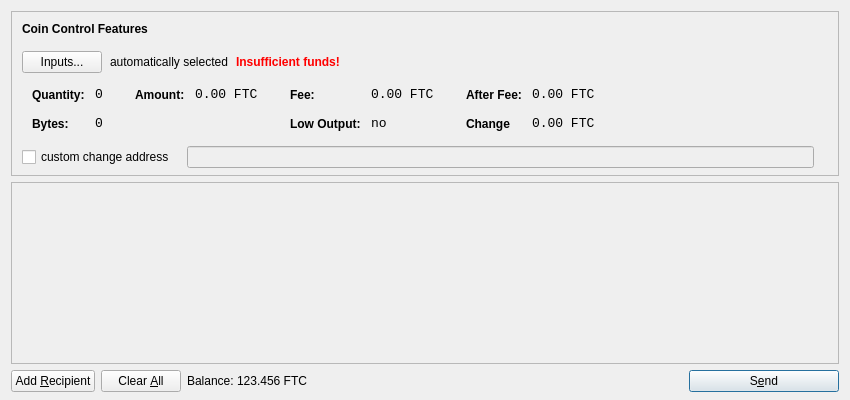
<?xml version="1.0" encoding="UTF-8"?>
<ui version="4.0">
 <class>SendCoinsDialog</class>
 <widget class="QDialog" name="SendCoinsDialog">
  <property name="geometry">
   <rect>
    <x>0</x>
    <y>0</y>
    <width>850</width>
    <height>400</height>
   </rect>
  </property>
  <property name="windowTitle">
   <string>Send Coins</string>
  </property>
  <layout class="QVBoxLayout" name="verticalLayout" stretch="0,1,0">
   <property name="bottomMargin">
    <number>8</number>
   </property>
   <item>
    <widget class="QFrame" name="frameCoinControl">
     <property name="sizePolicy">
      <sizepolicy hsizetype="Expanding" vsizetype="Expanding">
       <horstretch>0</horstretch>
       <verstretch>0</verstretch>
      </sizepolicy>
     </property>
     <property name="maximumSize">
      <size>
       <width>16777215</width>
       <height>16777215</height>
      </size>
     </property>
     <property name="frameShape">
      <enum>QFrame::StyledPanel</enum>
     </property>
     <property name="frameShadow">
      <enum>QFrame::Sunken</enum>
     </property>
     <layout class="QVBoxLayout" name="verticalLayoutCoinControl2">
      <property name="spacing">
       <number>-1</number>
      </property>
      <property name="leftMargin">
       <number>0</number>
      </property>
      <property name="topMargin">
       <number>0</number>
      </property>
      <property name="rightMargin">
       <number>0</number>
      </property>
      <property name="bottomMargin">
       <number>6</number>
      </property>
      <item>
       <layout class="QVBoxLayout" name="verticalLayoutCoinControl" stretch="0,0,0,0,1">
        <property name="spacing">
         <number>0</number>
        </property>
        <property name="leftMargin">
         <number>10</number>
        </property>
        <property name="topMargin">
         <number>10</number>
        </property>
        <item>
         <layout class="QHBoxLayout" name="horizontalLayoutCoinControl1">
          <property name="bottomMargin">
           <number>15</number>
          </property>
          <item>
           <widget class="QLabel" name="labelCoinControlFeatures">
            <property name="sizePolicy">
             <sizepolicy hsizetype="Preferred" vsizetype="Maximum">
              <horstretch>0</horstretch>
              <verstretch>0</verstretch>
             </sizepolicy>
            </property>
            <property name="font">
             <font>
              <weight>75</weight>
              <bold>true</bold>
             </font>
            </property>
            <property name="styleSheet">
             <string notr="true">font-weight:bold;</string>
            </property>
            <property name="text">
             <string>Coin Control Features</string>
            </property>
           </widget>
          </item>
         </layout>
        </item>
        <item>
         <layout class="QHBoxLayout" name="horizontalLayoutCoinControl2" stretch="0,0,0,0">
          <property name="spacing">
           <number>8</number>
          </property>
          <property name="bottomMargin">
           <number>10</number>
          </property>
          <item>
           <widget class="QPushButton" name="pushButtonCoinControl">
            <property name="styleSheet">
             <string notr="true"/>
            </property>
            <property name="text">
             <string>Inputs...</string>
            </property>
           </widget>
          </item>
          <item>
           <widget class="QLabel" name="labelCoinControlAutomaticallySelected">
            <property name="text">
             <string>automatically selected</string>
            </property>
            <property name="margin">
             <number>5</number>
            </property>
           </widget>
          </item>
          <item>
           <widget class="QLabel" name="labelCoinControlInsuffFunds">
            <property name="font">
             <font>
              <weight>75</weight>
              <bold>true</bold>
             </font>
            </property>
            <property name="styleSheet">
             <string notr="true">color:red;font-weight:bold;</string>
            </property>
            <property name="text">
             <string>Insufficient funds!</string>
            </property>
            <property name="margin">
             <number>5</number>
            </property>
           </widget>
          </item>
          <item>
           <spacer name="horizontalSpacerCoinControl">
            <property name="orientation">
             <enum>Qt::Horizontal</enum>
            </property>
            <property name="sizeHint" stdset="0">
             <size>
              <width>40</width>
              <height>1</height>
             </size>
            </property>
           </spacer>
          </item>
         </layout>
        </item>
        <item>
         <widget class="QWidget" name="widgetCoinControl" native="true">
          <property name="sizePolicy">
           <sizepolicy hsizetype="Preferred" vsizetype="Preferred">
            <horstretch>0</horstretch>
            <verstretch>0</verstretch>
           </sizepolicy>
          </property>
          <property name="minimumSize">
           <size>
            <width>0</width>
            <height>0</height>
           </size>
          </property>
          <property name="styleSheet">
           <string notr="true"/>
          </property>
          <layout class="QHBoxLayout" name="horizontalLayoutCoinControl5">
           <property name="margin">
            <number>0</number>
           </property>
           <item>
            <layout class="QHBoxLayout" name="horizontalLayoutCoinControl3" stretch="0,0,0,1">
             <property name="spacing">
              <number>20</number>
             </property>
             <property name="topMargin">
              <number>0</number>
             </property>
             <property name="bottomMargin">
              <number>10</number>
             </property>
             <item>
              <layout class="QFormLayout" name="formLayoutCoinControl1">
               <property name="horizontalSpacing">
                <number>10</number>
               </property>
               <property name="verticalSpacing">
                <number>14</number>
               </property>
               <property name="leftMargin">
                <number>10</number>
               </property>
               <property name="topMargin">
                <number>4</number>
               </property>
               <property name="rightMargin">
                <number>6</number>
               </property>
               <item row="0" column="0">
                <widget class="QLabel" name="labelCoinControlQuantityText">
                 <property name="styleSheet">
                  <string notr="true">font-weight:bold;</string>
                 </property>
                 <property name="text">
                  <string>Quantity:</string>
                 </property>
                 <property name="margin">
                  <number>0</number>
                 </property>
                </widget>
               </item>
               <item row="0" column="1">
                <widget class="QLabel" name="labelCoinControlQuantity">
                 <property name="font">
                  <font>
                   <family>Monospace</family>
                   <pointsize>10</pointsize>
                  </font>
                 </property>
                 <property name="cursor">
                  <cursorShape>IBeamCursor</cursorShape>
                 </property>
                 <property name="contextMenuPolicy">
                  <enum>Qt::ActionsContextMenu</enum>
                 </property>
                 <property name="text">
                  <string>0</string>
                 </property>
                 <property name="margin">
                  <number>0</number>
                 </property>
                 <property name="textInteractionFlags">
                  <set>Qt::LinksAccessibleByMouse|Qt::TextSelectableByKeyboard|Qt::TextSelectableByMouse</set>
                 </property>
                </widget>
               </item>
               <item row="1" column="0">
                <widget class="QLabel" name="labelCoinControlBytesText">
                 <property name="styleSheet">
                  <string notr="true">font-weight:bold;</string>
                 </property>
                 <property name="text">
                  <string>Bytes:</string>
                 </property>
                </widget>
               </item>
               <item row="1" column="1">
                <widget class="QLabel" name="labelCoinControlBytes">
                 <property name="font">
                  <font>
                   <family>Monospace</family>
                   <pointsize>10</pointsize>
                  </font>
                 </property>
                 <property name="cursor">
                  <cursorShape>IBeamCursor</cursorShape>
                 </property>
                 <property name="contextMenuPolicy">
                  <enum>Qt::ActionsContextMenu</enum>
                 </property>
                 <property name="text">
                  <string>0</string>
                 </property>
                 <property name="textInteractionFlags">
                  <set>Qt::LinksAccessibleByMouse|Qt::TextSelectableByKeyboard|Qt::TextSelectableByMouse</set>
                 </property>
                </widget>
               </item>
              </layout>
             </item>
             <item>
              <layout class="QFormLayout" name="formLayoutCoinControl2">
               <property name="horizontalSpacing">
                <number>10</number>
               </property>
               <property name="verticalSpacing">
                <number>14</number>
               </property>
               <property name="leftMargin">
                <number>6</number>
               </property>
               <property name="topMargin">
                <number>4</number>
               </property>
               <property name="rightMargin">
                <number>6</number>
               </property>
               <item row="0" column="0">
                <widget class="QLabel" name="labelCoinControlAmountText">
                 <property name="styleSheet">
                  <string notr="true">font-weight:bold;</string>
                 </property>
                 <property name="text">
                  <string>Amount:</string>
                 </property>
                 <property name="margin">
                  <number>0</number>
                 </property>
                </widget>
               </item>
               <item row="0" column="1">
                <widget class="QLabel" name="labelCoinControlAmount">
                 <property name="font">
                  <font>
                   <family>Monospace</family>
                   <pointsize>10</pointsize>
                  </font>
                 </property>
                 <property name="cursor">
                  <cursorShape>IBeamCursor</cursorShape>
                 </property>
                 <property name="contextMenuPolicy">
                  <enum>Qt::ActionsContextMenu</enum>
                 </property>
                 <property name="text">
                  <string notr="true">0.00 FTC</string>
                 </property>
                 <property name="textInteractionFlags">
                  <set>Qt::LinksAccessibleByMouse|Qt::TextSelectableByKeyboard|Qt::TextSelectableByMouse</set>
                 </property>
                </widget>
               </item>
              </layout>
             </item>
             <item>
              <layout class="QFormLayout" name="formLayoutCoinControl3">
               <property name="horizontalSpacing">
                <number>10</number>
               </property>
               <property name="verticalSpacing">
                <number>14</number>
               </property>
               <property name="leftMargin">
                <number>6</number>
               </property>
               <property name="topMargin">
                <number>4</number>
               </property>
               <property name="rightMargin">
                <number>6</number>
               </property>
               <item row="0" column="0">
                <widget class="QLabel" name="labelCoinControlFeeText">
                 <property name="styleSheet">
                  <string notr="true">font-weight:bold;</string>
                 </property>
                 <property name="text">
                  <string>Fee:</string>
                 </property>
                 <property name="margin">
                  <number>0</number>
                 </property>
                </widget>
               </item>
               <item row="0" column="1">
                <widget class="QLabel" name="labelCoinControlFee">
                 <property name="font">
                  <font>
                   <family>Monospace</family>
                   <pointsize>10</pointsize>
                  </font>
                 </property>
                 <property name="cursor">
                  <cursorShape>IBeamCursor</cursorShape>
                 </property>
                 <property name="contextMenuPolicy">
                  <enum>Qt::ActionsContextMenu</enum>
                 </property>
                 <property name="text">
                  <string notr="true">0.00 FTC</string>
                 </property>
                 <property name="textInteractionFlags">
                  <set>Qt::LinksAccessibleByMouse|Qt::TextSelectableByKeyboard|Qt::TextSelectableByMouse</set>
                 </property>
                </widget>
               </item>
               <item row="1" column="0">
                <widget class="QLabel" name="labelCoinControlLowOutputText">
                 <property name="styleSheet">
                  <string notr="true">font-weight:bold;</string>
                 </property>
                 <property name="text">
                  <string>Low Output:</string>
                 </property>
                </widget>
               </item>
               <item row="1" column="1">
                <widget class="QLabel" name="labelCoinControlLowOutput">
                 <property name="font">
                  <font>
                   <family>Monospace</family>
                   <pointsize>10</pointsize>
                  </font>
                 </property>
                 <property name="cursor">
                  <cursorShape>IBeamCursor</cursorShape>
                 </property>
                 <property name="contextMenuPolicy">
                  <enum>Qt::ActionsContextMenu</enum>
                 </property>
                 <property name="text">
                  <string>no</string>
                 </property>
                 <property name="textInteractionFlags">
                  <set>Qt::LinksAccessibleByMouse|Qt::TextSelectableByKeyboard|Qt::TextSelectableByMouse</set>
                 </property>
                </widget>
               </item>
              </layout>
             </item>
             <item>
              <layout class="QFormLayout" name="formLayoutCoinControl4">
               <property name="horizontalSpacing">
                <number>10</number>
               </property>
               <property name="verticalSpacing">
                <number>14</number>
               </property>
               <property name="leftMargin">
                <number>6</number>
               </property>
               <property name="topMargin">
                <number>4</number>
               </property>
               <property name="rightMargin">
                <number>6</number>
               </property>
               <item row="0" column="0">
                <widget class="QLabel" name="labelCoinControlAfterFeeText">
                 <property name="styleSheet">
                  <string notr="true">font-weight:bold;</string>
                 </property>
                 <property name="text">
                  <string>After Fee:</string>
                 </property>
                 <property name="margin">
                  <number>0</number>
                 </property>
                </widget>
               </item>
               <item row="0" column="1">
                <widget class="QLabel" name="labelCoinControlAfterFee">
                 <property name="font">
                  <font>
                   <family>Monospace</family>
                   <pointsize>10</pointsize>
                  </font>
                 </property>
                 <property name="cursor">
                  <cursorShape>IBeamCursor</cursorShape>
                 </property>
                 <property name="contextMenuPolicy">
                  <enum>Qt::ActionsContextMenu</enum>
                 </property>
                 <property name="text">
                  <string notr="true">0.00 FTC</string>
                 </property>
                 <property name="textInteractionFlags">
                  <set>Qt::LinksAccessibleByMouse|Qt::TextSelectableByKeyboard|Qt::TextSelectableByMouse</set>
                 </property>
                </widget>
               </item>
               <item row="1" column="0">
                <widget class="QLabel" name="labelCoinControlChangeText">
                 <property name="styleSheet">
                  <string notr="true">font-weight:bold;</string>
                 </property>
                 <property name="text">
                  <string>Change</string>
                 </property>
                </widget>
               </item>
               <item row="1" column="1">
                <widget class="QLabel" name="labelCoinControlChange">
                 <property name="font">
                  <font>
                   <family>Monospace</family>
                   <pointsize>10</pointsize>
                  </font>
                 </property>
                 <property name="cursor">
                  <cursorShape>IBeamCursor</cursorShape>
                 </property>
                 <property name="contextMenuPolicy">
                  <enum>Qt::ActionsContextMenu</enum>
                 </property>
                 <property name="text">
                  <string notr="true">0.00 FTC</string>
                 </property>
                 <property name="textInteractionFlags">
                  <set>Qt::LinksAccessibleByMouse|Qt::TextSelectableByKeyboard|Qt::TextSelectableByMouse</set>
                 </property>
                </widget>
               </item>
              </layout>
             </item>
            </layout>
           </item>
          </layout>
         </widget>
        </item>
        <item>
         <layout class="QHBoxLayout" name="horizontalLayoutCoinControl4" stretch="0,0,0">
          <property name="spacing">
           <number>12</number>
          </property>
          <property name="sizeConstraint">
           <enum>QLayout::SetDefaultConstraint</enum>
          </property>
          <property name="topMargin">
           <number>5</number>
          </property>
          <property name="rightMargin">
           <number>5</number>
          </property>
          <item>
           <widget class="QCheckBox" name="checkBoxCoinControlChange">
            <property name="text">
             <string>custom change address</string>
            </property>
           </widget>
          </item>
          <item>
           <widget class="QLineEdit" name="lineEditCoinControlChange">
            <property name="enabled">
             <bool>false</bool>
            </property>
            <property name="sizePolicy">
             <sizepolicy hsizetype="Expanding" vsizetype="Fixed">
              <horstretch>0</horstretch>
              <verstretch>0</verstretch>
             </sizepolicy>
            </property>
           </widget>
          </item>
          <item>
           <widget class="QLabel" name="labelCoinControlChangeLabel">
            <property name="sizePolicy">
             <sizepolicy hsizetype="Preferred" vsizetype="Expanding">
              <horstretch>0</horstretch>
              <verstretch>0</verstretch>
             </sizepolicy>
            </property>
            <property name="minimumSize">
             <size>
              <width>0</width>
              <height>0</height>
             </size>
            </property>
            <property name="text">
             <string/>
            </property>
            <property name="margin">
             <number>3</number>
            </property>
           </widget>
          </item>
         </layout>
        </item>
        <item>
         <spacer name="verticalSpacerCoinControl">
          <property name="orientation">
           <enum>Qt::Vertical</enum>
          </property>
          <property name="sizeHint" stdset="0">
           <size>
            <width>800</width>
            <height>1</height>
           </size>
          </property>
         </spacer>
        </item>
       </layout>
      </item>
     </layout>
    </widget>
   </item>
   <item>
    <widget class="QScrollArea" name="scrollArea">
     <property name="widgetResizable">
      <bool>true</bool>
     </property>
     <widget class="QWidget" name="scrollAreaWidgetContents">
      <property name="geometry">
       <rect>
        <x>0</x>
        <y>0</y>
        <width>830</width>
        <height>165</height>
       </rect>
      </property>
      <layout class="QVBoxLayout" name="verticalLayout_2">
       <property name="margin">
        <number>0</number>
       </property>
       <item>
        <layout class="QVBoxLayout" name="entries">
         <property name="spacing">
          <number>6</number>
         </property>
        </layout>
       </item>
       <item>
        <spacer name="verticalSpacer">
         <property name="orientation">
          <enum>Qt::Vertical</enum>
         </property>
         <property name="sizeHint" stdset="0">
          <size>
           <width>20</width>
           <height>40</height>
          </size>
         </property>
        </spacer>
       </item>
      </layout>
     </widget>
    </widget>
   </item>
   <item>
    <layout class="QHBoxLayout" name="horizontalLayout">
     <item>
      <widget class="QPushButton" name="addButton">
       <property name="toolTip">
        <string>Send to multiple recipients at once</string>
       </property>
       <property name="text">
        <string>Add &amp;Recipient</string>
       </property>
       <property name="autoDefault">
        <bool>false</bool>
       </property>
      </widget>
     </item>
     <item>
      <widget class="QPushButton" name="clearButton">
       <property name="sizePolicy">
        <sizepolicy hsizetype="Minimum" vsizetype="Fixed">
         <horstretch>0</horstretch>
         <verstretch>0</verstretch>
        </sizepolicy>
       </property>
       <property name="toolTip">
        <string>Remove all transaction fields</string>
       </property>
       <property name="text">
        <string>Clear &amp;All</string>
       </property>
       <property name="autoRepeatDelay">
        <number>300</number>
       </property>
       <property name="autoDefault">
        <bool>false</bool>
       </property>
      </widget>
     </item>
     <item>
      <layout class="QHBoxLayout" name="horizontalLayout_2">
       <property name="spacing">
        <number>3</number>
       </property>
       <item>
        <widget class="QLabel" name="label">
         <property name="sizePolicy">
          <sizepolicy hsizetype="Preferred" vsizetype="Fixed">
           <horstretch>0</horstretch>
           <verstretch>0</verstretch>
          </sizepolicy>
         </property>
         <property name="text">
          <string>Balance:</string>
         </property>
        </widget>
       </item>
       <item>
        <widget class="QLabel" name="labelBalance">
         <property name="sizePolicy">
          <sizepolicy hsizetype="Preferred" vsizetype="Fixed">
           <horstretch>0</horstretch>
           <verstretch>0</verstretch>
          </sizepolicy>
         </property>
         <property name="cursor">
          <cursorShape>IBeamCursor</cursorShape>
         </property>
         <property name="text">
          <string notr="true">123.456 FTC</string>
         </property>
         <property name="textInteractionFlags">
          <set>Qt::LinksAccessibleByMouse|Qt::TextSelectableByKeyboard|Qt::TextSelectableByMouse</set>
         </property>
        </widget>
       </item>
      </layout>
     </item>
     <item>
      <spacer name="horizontalSpacer">
       <property name="orientation">
        <enum>Qt::Horizontal</enum>
       </property>
       <property name="sizeHint" stdset="0">
        <size>
         <width>40</width>
         <height>20</height>
        </size>
       </property>
      </spacer>
     </item>
     <item>
      <widget class="QPushButton" name="sendButton">
       <property name="minimumSize">
        <size>
         <width>150</width>
         <height>0</height>
        </size>
       </property>
       <property name="toolTip">
        <string>Confirm the send action</string>
       </property>
       <property name="text">
        <string>S&amp;end</string>
       </property>
       <property name="icon">
        <iconset resource="../bitcoin.qrc">
         <normaloff>:/icons/send</normaloff>:/icons/send</iconset>
       </property>
       <property name="default">
        <bool>true</bool>
       </property>
      </widget>
     </item>
    </layout>
   </item>
  </layout>
 </widget>
 <resources>
  <include location="../bitcoin.qrc"/>
 </resources>
 <connections/>
</ui>
